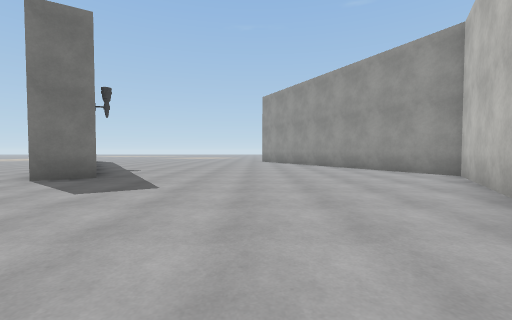
View 1 (above)

18 first-person views from a walk through a scene from a Unity 3-D project. The camera is 1.2 m above the floor, tilts 2° down and sees 90° across. The floor is counted in squares, 2 m on a side. Each view is taken from the middle of a square. On the plan, view 1 faces up. The plan holds only what a view shows up to about 9 squares ahead; the rest is blank. The place goes on beyond the plan. The player is left out. Surface patterns are stand-ins for the level's own textures.

View 2
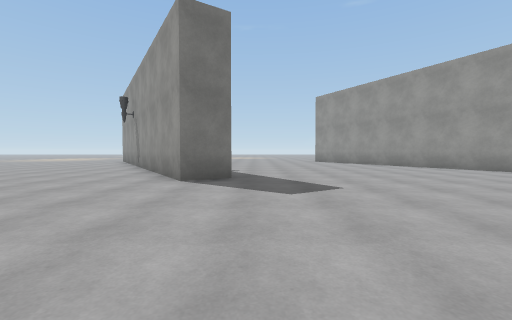

View 3
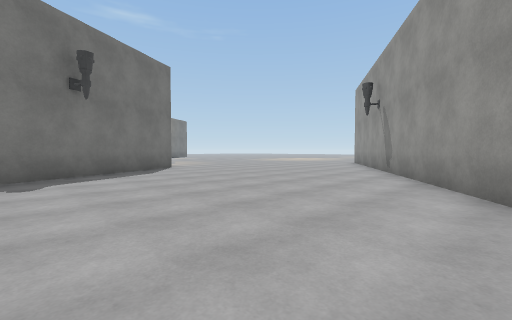

View 4
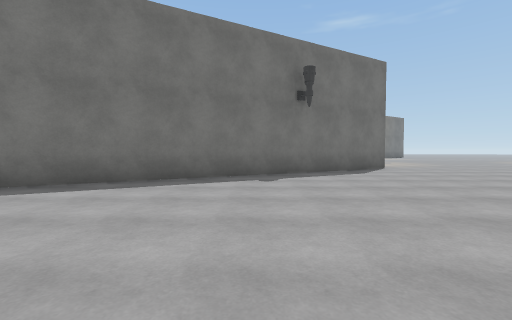

View 5
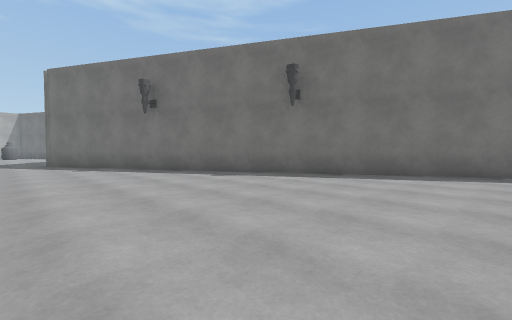

View 6
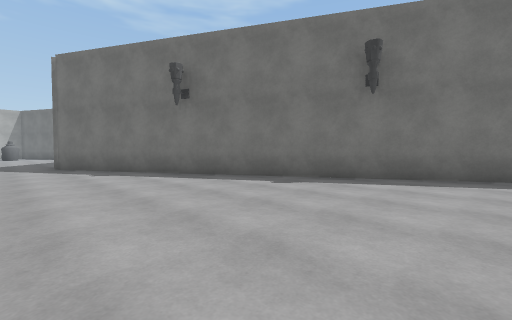

View 7
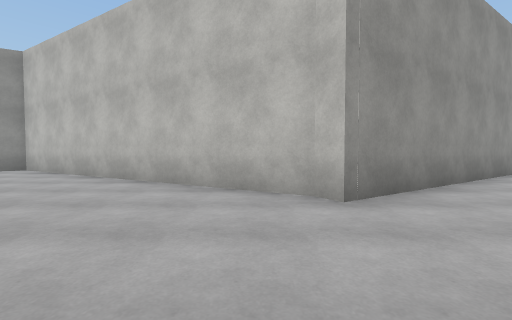

View 8
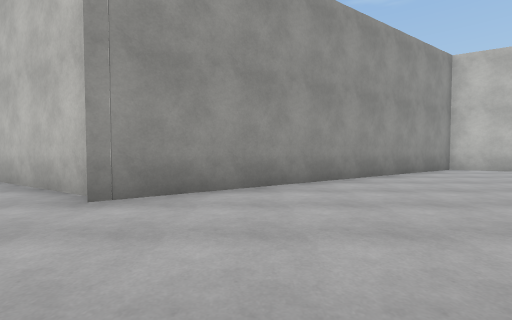

View 9
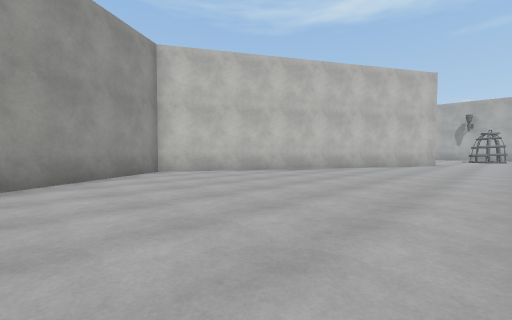

View 10
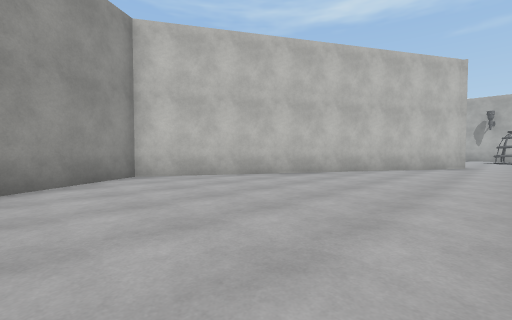

View 11
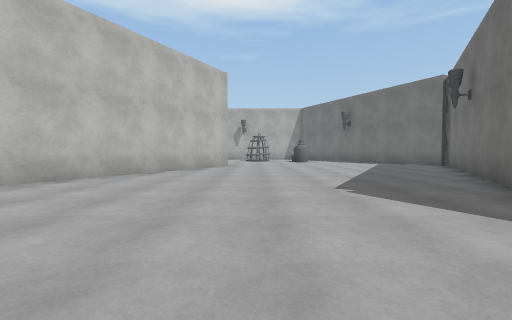

View 12
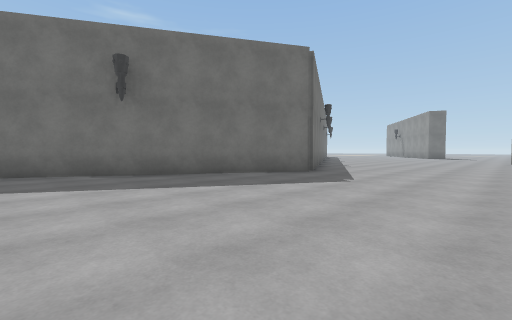

View 13
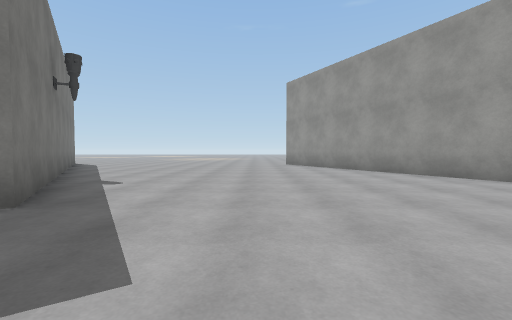

View 14
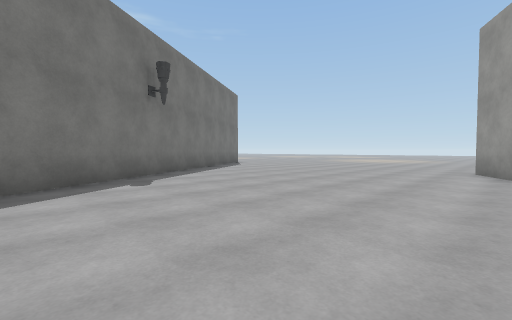

View 15
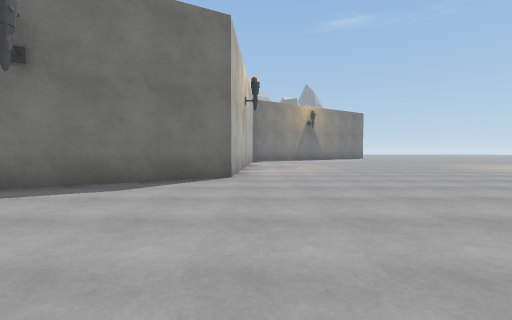

View 16
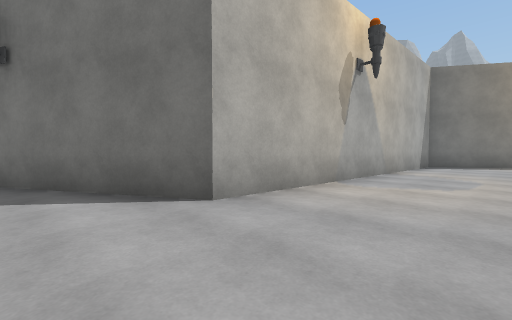

View 17
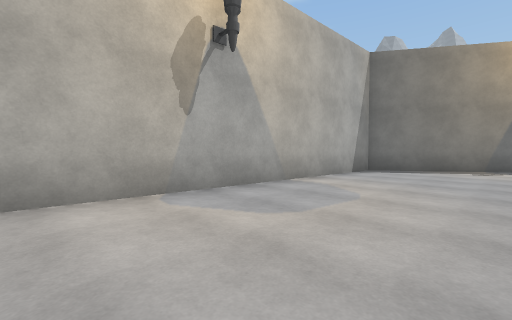

View 18
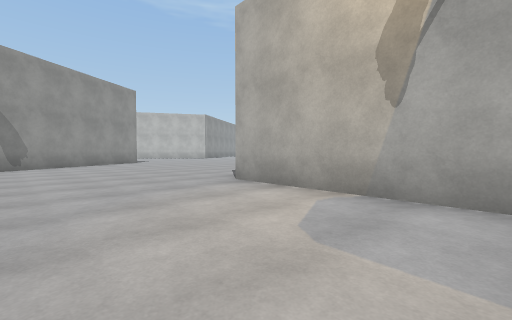

### Floor plan
Points are (right, up) in squares from view 1. A wall is a line through its corners. A room is listed if a view was taken in it or the views show most of it. See-through windows are left out.
Room 1 (views 1, 2, 3, 4, 5, 6, 7, 8, 9, 10, 11, 12, 13, 14, 15, 16, 17, 18)
walls: (-6.7, 10.6) (-3.5, 5.7) (-4.5, 5) (-8, 10.5); (0.4, -18.5) (5.2, -10.2) (0, -2) (0.4, -1.8) (4.9, 6.1) (2.5, 10.5); (-25.1, 10.1) (-23.1, 6.8) (-13.8, 6.4) (-4.2, -11.5) (-7.9, -18)

Where each view was taken, in squares from view 1:
view 1: 0 up, 0 right, facing up
view 2: 0 up, 3 left, facing up
view 3: 2 up, 5 left, facing up-left
view 4: 2 up, 5 left, facing left
view 5: 1 up, 3 left, facing down-left
view 6: 1 down, 3 left, facing down-left
view 7: 1 down, 3 left, facing right
view 8: 4 down, 3 left, facing right
view 9: 7 down, 2 left, facing down-right
view 10: 8 down, 1 left, facing down-right
view 11: 9 down, 1 left, facing down
view 12: 18 down, 0 right, facing up-left
view 13: 3 up, 1 left, facing up
view 14: 6 up, 1 right, facing up-left
view 15: 7 up, 8 left, facing left
view 16: 9 up, 12 left, facing down-left
view 17: 10 up, 15 left, facing down-left
view 18: 10 up, 18 left, facing down-right
